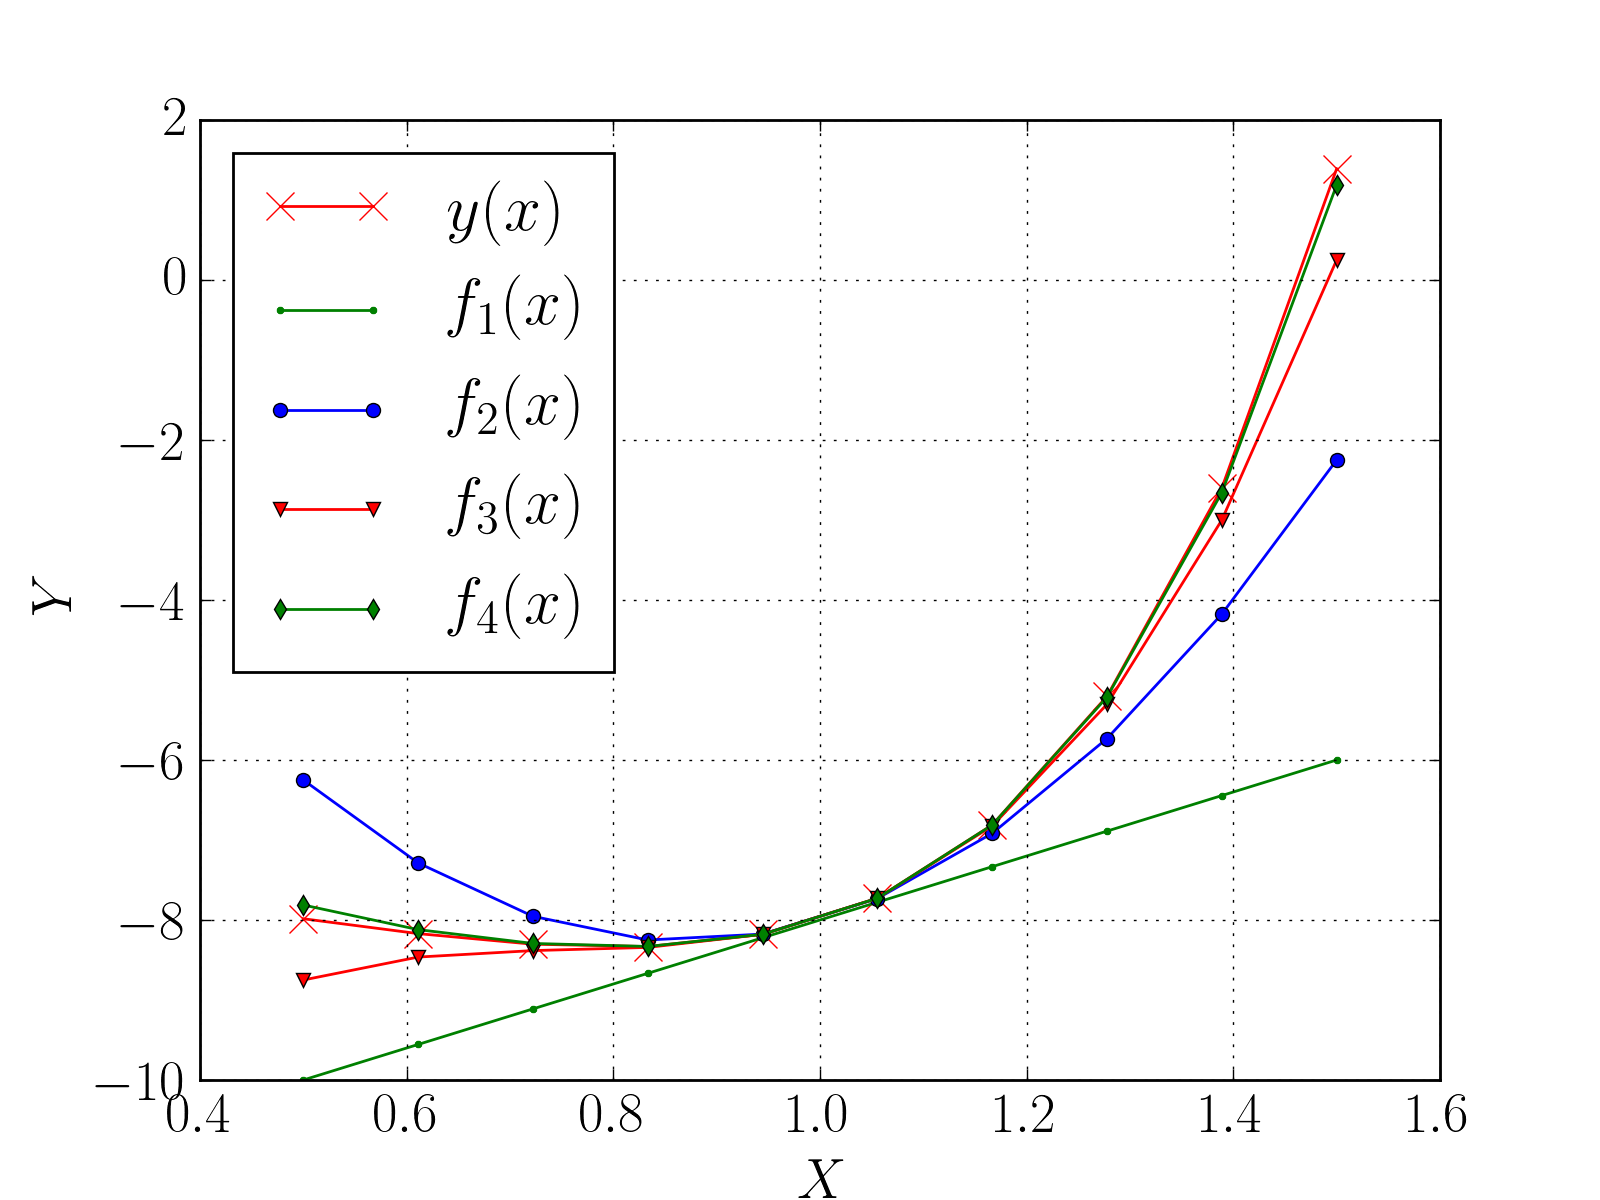

Generate this figure with Python:
#!/usr/bin/env python3

import numpy as np
import sympy as sp
import matplotlib.pyplot as plt

plt.rc('text', usetex=True)
plt.rc('font', family='serif', size=20)

sym_x = sp.symbols('x')
sym_f = sp.sympify('x**6 - 2*x - 7')

f = sp.lambdify(sym_x, sym_f)

appr_point = 1

x = np.linspace(0.5, 1.5, 10)
y = np.vectorize(f)(x)

colors = ['r', 'g', 'b']
num_colors = len(colors)

markers = ['x','.','o','v','d']
num_markers = len(markers)

plt.plot(x, y,
         color='r', linestyle='-',
         marker='x', markersize=10,
         mfc='r', label='$ y(x) $')

for appr_precision in range(1, 5):
    cfs = sp.mpmath.taylor(f, appr_point, appr_precision)[::-1]
    appr_f = lambda x: sp.mpmath.polyval(cfs, x)
    appr_y = np.vectorize(appr_f)(x - appr_point)
    
    plt.plot(x, appr_y,
             color=colors[appr_precision % num_colors],
             linestyle='-',
             marker=markers[appr_precision % num_markers],
             markersize=5,
             label='$ f_{}(x) $'.format(appr_precision))

plt.xlabel('$ X $')
plt.ylabel('$ Y $')        
plt.grid(True)    
plt.legend(loc=2)    
plt.savefig('taylor_1.png', dpi=200)
